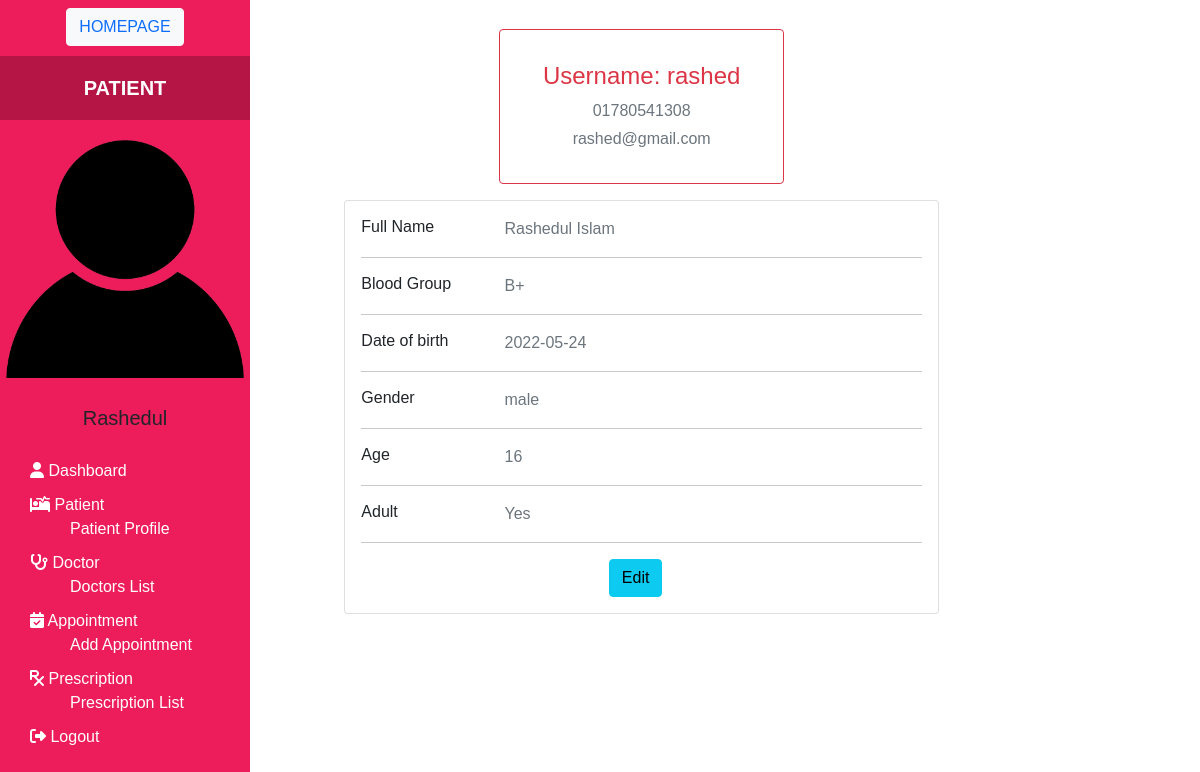
The page /patient_profile.php (signed in) on the database its author committed.
### tables this page shows
CREATE TABLE `patients` (
  `patient_id` int(11) NOT NULL,
  `user_id` int(11) NOT NULL,
  `blood_group` varchar(250) NOT NULL,
  `dob` date NOT NULL,
  `gender` varchar(255) NOT NULL,
  `age` int(11) NOT NULL,
  `address` varchar(255) NOT NULL
);

CREATE TABLE `users` (
  `user_id` int(11) NOT NULL,
  `role` enum('patient','doctor','admin') NOT NULL,
  `username` varchar(255) NOT NULL,
  `password` varchar(255) NOT NULL,
  `first_name` varchar(255) NOT NULL,
  `last_name` varchar(255) NOT NULL,
  `phone` varchar(255) NOT NULL,
  `email` varchar(255) NOT NULL
);

### patient_profile.php (the view, shortened to what this page needs)
<?php
include "includes/db_conn.php";
if (isset($_SESSION['username']) && isset($_SESSION['user_id'])) {   ?>
    <!DOCTYPE html>
    <html>
    <head>
        <link href="css/bootstrap.min.css" rel="stylesheet">
        <link rel="stylesheet" href="css/custom.css">
    </head>
    <body>
        <?php include "includes/sidebar.php" ?>
        <div class="main">
            <div class="container">
                <div class="main-body pt-4">
                    <?php
                    $get_info = "SELECT * FROM users JOIN patients USING(user_id) WHERE users.user_id = {$_SESSION['user_id']}";
                    $select_info = mysqli_query($conn, $get_info);
                    while ($row = mysqli_fetch_assoc($select_info)) {
                    ?>
                        <div class="row gutters-sm">
                            <div class="col-md-4 mb-3 offset-md-3">
                                <div class="card border-danger text-danger">
                                    <div class="card-body">
                                        <div class="align-items-center text-center">
                                            <div class="mt-3">
                                                <h4>Username: <?php echo $row["username"]; ?></h4>
                                                <p class="text-secondary mb-1"><?php echo $row["phone"]; ?></p>
                                                <p class="text-muted font-size-sm"><?php echo $row["email"]; ?></p>
                                            </div>
                                        </div>
                                    </div>
                                </div>
                            </div>
                            <div class="col-md-8 offset-md-1">
                                <div class="card">
                                    <div class="card-body">
                                        <div class="row">
                                            <div class="col-sm-3">
                                                <h6 class="mb-0">Full Name</h6>
                                            </div>
                                            <div class="col-sm-9 text-secondary">
                                                <?php echo $row["first_name"] . " " . $row["last_name"]; ?>
                                            </div>
                                        </div>
                                        <hr>
                                        <div class="row">
                                            <div class="col-sm-3">
                                                <h6 class="mb-0">Blood Group</h6>
                                            </div>
                                            <div class="col-sm-9 text-secondary">
                                                <?php echo $row["blood_group"]; ?>
                                            </div>
                                        </div>
                                        <hr>
                                        <div class="row">
                                            <div class="col-sm-3">
                                                <h6 class="mb-0">Date of birth</h6>
                                            </div>
                                            <div class="col-sm-9 text-secondary">
                                                <?php echo $row["dob"]; ?>
                                            </div>
                                        </div>
                                        <hr>
                                        <div class="row">
                                            <div class="col-sm-3">
                                                <h6 class="mb-0">Gender</h6>
                                            </div>
                                            <div class="col-sm-9 text-secondary">
                                                <?php echo $row["gender"]; ?>
                                            </div>
                                        </div>
                                        <hr>
                                        <div class="row">
                                            <div class="col-sm-3">
                                                <h6 class="mb-0">Age</h6>
                                            </div>
                                            <div class="col-sm-9 text-secondary">
                                                <?php echo $row["age"]; ?>
                                            </div>
                                        </div>
                                        <hr>
                                        <div class="row">
                                            <div class="col-sm-3">
                                                <h6 class="mb-0">Adult</h6>
                                            </div>
                                            <div class="col-sm-9 text-secondary">
                                                <?php
                                                $adult_sql = "SELECT user_id FROM patients WHERE user_id IN (SELECT user_id from patients WHERE age < 18);";
                                                $adult_res = mysqli_query($conn, $adult_sql);
                                                $adult_row = mysqli_fetch_assoc($adult_res);
                                                if ($row['user_id'] == $adult_row['user_id']) {
                                                    echo "Yes";
                                                } else {
                                                    echo "No";
                                                }
                                                ?>
                                            </div>
                                        </div>
                                        <hr>
                                        <div class="row">
                                            <div class="col-sm-12 text-center">
                                                <a class="btn btn-info" href="edit_user.php?edit_id=<?php echo $row['user_id'] ?>">Edit</a>
                                            </div>
                                        </div>
                                    </div>
                                </div>
                            </div>
                        </div>
                    <?php } ?>
                </div>
            </div>
        </div>
    </body>
    </html>
<?php } else {
    header("Location: login.php");
} ?>

### css/custom.css (style rules this page uses)
* { margin: 0; padding: 0; text-decoration: none !important; }
body { font-family: sans-serif; }
.main { margin-left: 250px; padding: 5px; }

### rows shown on the page
patients: user.username "rashed", user.phone "01780541308", user.email "rashed@gmail.com", user.first_name "Rashedul", user.last_name "Islam", blood_group "B+", dob "2022-05-24", gender "male", age "16", shows "Yes"

### other values the page prints
$_SESSION['role'] "PATIENT"
$_SESSION['first_name'] "Rashedul"
